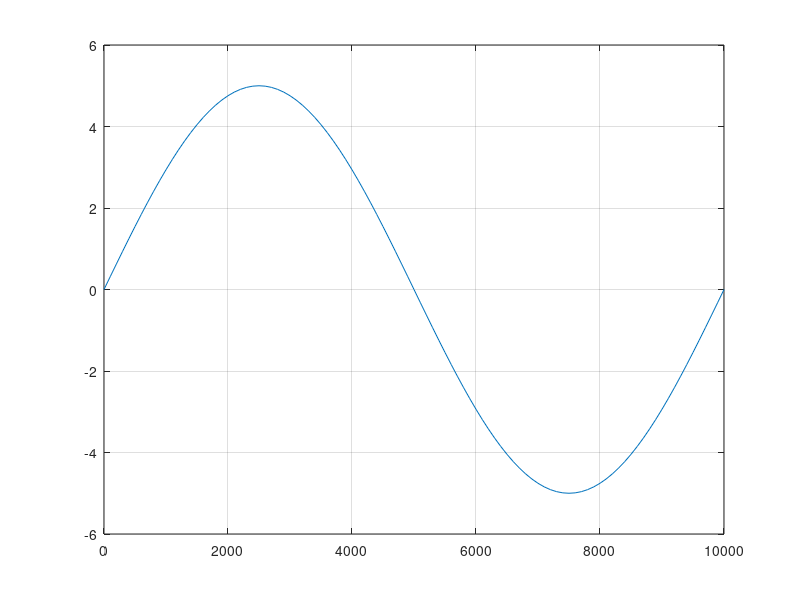

The MATLAB script that drew this image:
%%   ITESS-TICS
%%   Enero-Junio 2024
%%   Matemáticas Áplicadas a Comunicaciones
%%   Unidad 3: Series de Fouier
%%   Sumas de funciones seno y coseno
%%   16/mayo/2024
%%   FJMP


% grafica de función seno
f = 0.0001;      % frecuencia
A = 5;      % amplitud


T = 1/f;    % periodo

nPoints = 100;
dt = T/nPoints;

t=0:dt:T;
st = A* sin (2 * pi * f * t);
##
##f2 = 2;
##st2 = sin (2 * pi * f2 * t);
##
##f3 = 4;
##st3 = sin (2 * pi * f3 * t);
##
##
##f3 = 4;
##st4 = sin (2 * pi * f3 * t);
##
##
##stN = st + st2 + st3 + st4;
plot(t, st)
grid on
##hold on
##
##plot(t, st2)
##plot(t, st3)
##plot(t, st4)
##plot(t, stN)






